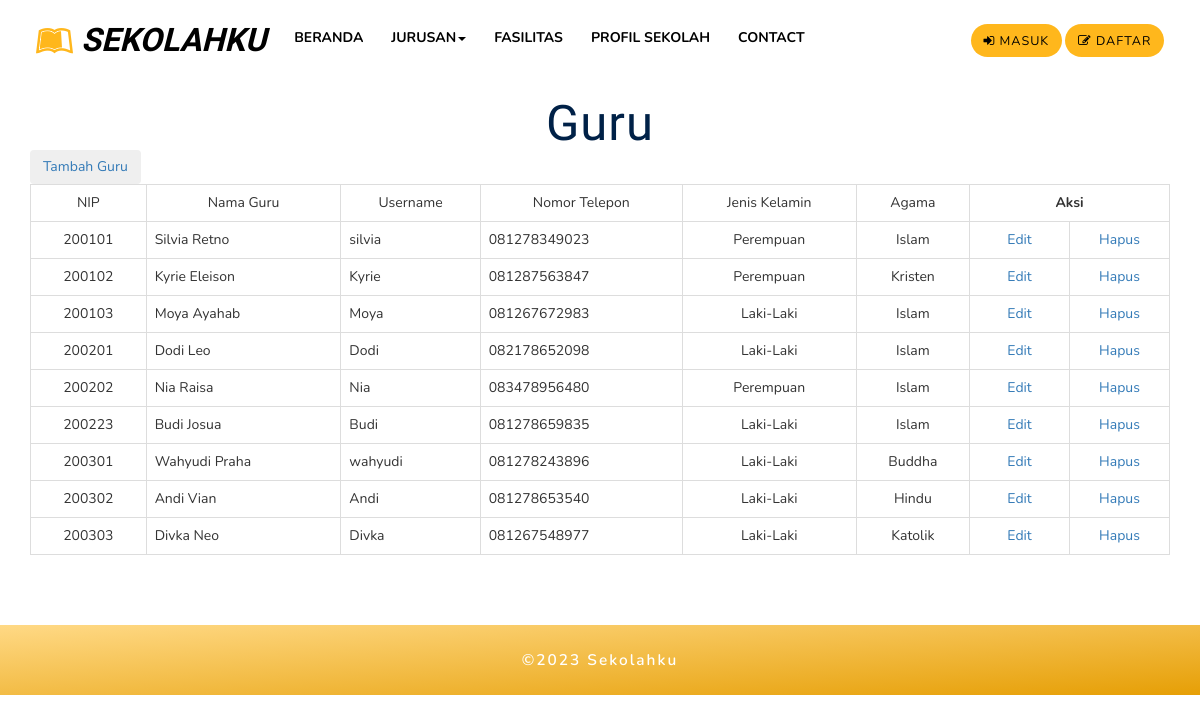
/admin/guru.php, run on an earlier commit of the app's database.
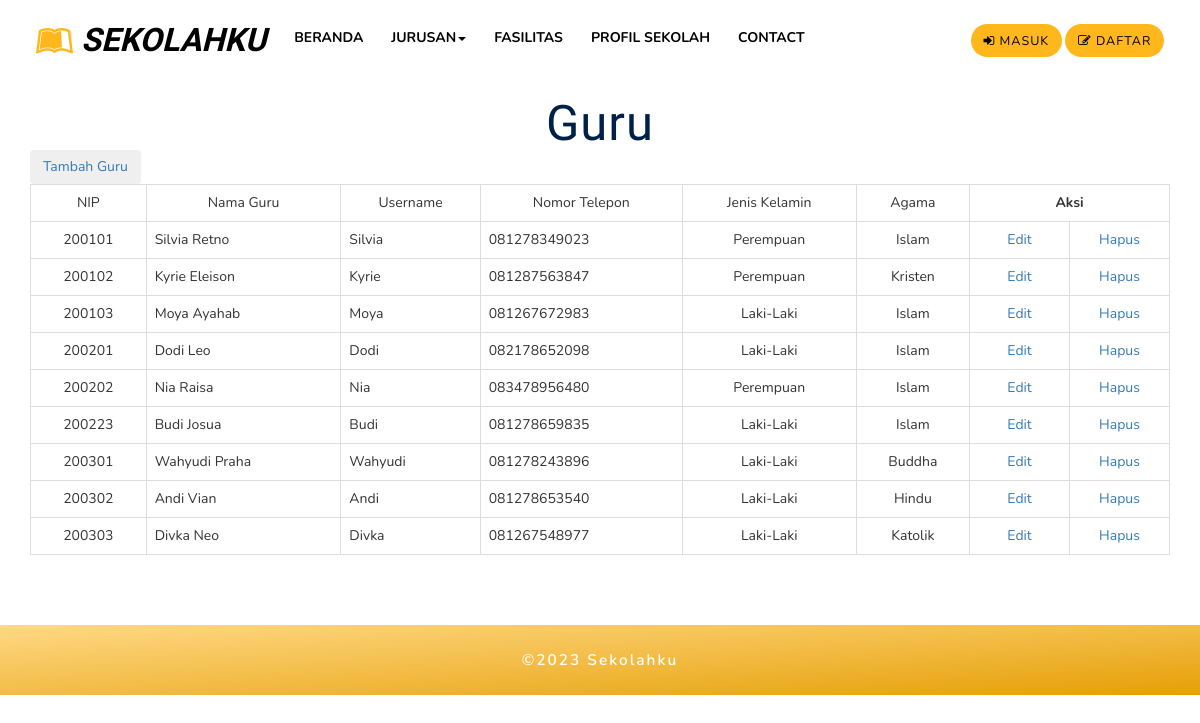
And on a later commit of the database.
### tables this page shows
CREATE TABLE `guru` (
  `nip` char(10) NOT NULL,
  `nama_guru` varchar(50) DEFAULT NULL,
  `no_hp` varchar(30) NOT NULL,
  `jenkel` varchar(10) DEFAULT NULL,
  `agama` varchar(10) DEFAULT NULL,
  `username` varchar(50) DEFAULT NULL
);

### admin/guru.php (the view, shortened to what this page needs)
<?php
include ('../koneksi.php');
?>
<!DOCTYPE html>
<html>
<head>
<link rel="stylesheet" href="../css/bootstrap.css">
<link rel="stylesheet" href="../css/style.css" type="text/css" media="all" />
<link rel="stylesheet" href="../css/font-awesome.css">
<link rel="stylesheet" href="../css/swipebox.css">
<link rel="stylesheet" href="../css/jquery-ui.css" />
<link rel="stylesheet" href="../css/my.css"/>
</head>
<body>
<?php include ('../navigasi2.php'); ?>
<div id="Guru">
	<div class="container">
		<br>
    <h3 class="w3l-title"> Guru </h3>
    <a href="guru_tambah.php"> <button class="btn"> Tambah Guru </button> </a>
    <div>
    	<table class="table table-bordered text-center" >
        <tr>
        	<td> NIP </td>
			<td> Nama Guru </td>
			<td> Username </td>
			<td> Nomor Telepon </td>
			<td> Jenis Kelamin </td>
			<td> Agama </td>
            <td colspan="2" ><b> Aksi </td>
        </tr>
<?php
$tampil="SELECT * FROM `guru`";
$hasil=mysqli_query($koneksi, $tampil);
while ($data=mysqli_fetch_array($hasil))
{
			if ($data['agama'] == "Islam")
			{$Agama = "Islam";}
			else if ($data['agama'] == "Kristen")
			{$Agama = "Kristen";}
			else if ($data['agama'] == "Katolik")
			{$Agama = "Katolik";}
			else if ($data['agama'] == "Hindu")
			{$Agama = "Hindu";}
			else if ($data['agama'] == "Buddha")
			{$Agama = "Buddha";}
			else
			{$Agama = "Kong Hu Cu";}
	echo "<tr>
        	<td> $data[nip] </td>
			<td class='text-left'> $data[nama_guru] </td>
			<td class='text-left'> $data[username] </td>
			<td class='text-left'> $data[no_hp] </td>
			<td> $data[jenkel] </td>
			<td> $Agama </td>
            <td width='100'><a href='guru_edit.php?kode=$data[nip]'> Edit </a></td>
            <td width='100'><a href='guru_hapus.php?kode=$data[nip]'> Hapus </a></td>
        </tr>";
}
?>
        </table>
    </div>
    </div>
</div>
<div class="w3layouts_copy_right">
	<div class="container">
		<p>©2023 Sekolahku</p>
	</div>
</div>
</body>
</html>

What changed in the data, as far as the page shows it:
changed guru "Silvia Retno": username "silvia" → "Silvia"
changed guru "Wahyudi Praha": username "wahyudi" → "Wahyudi"
